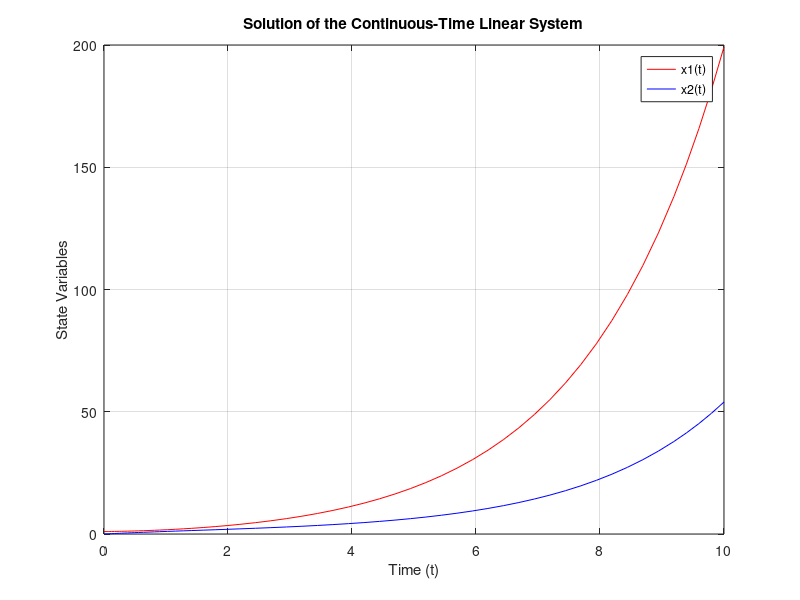
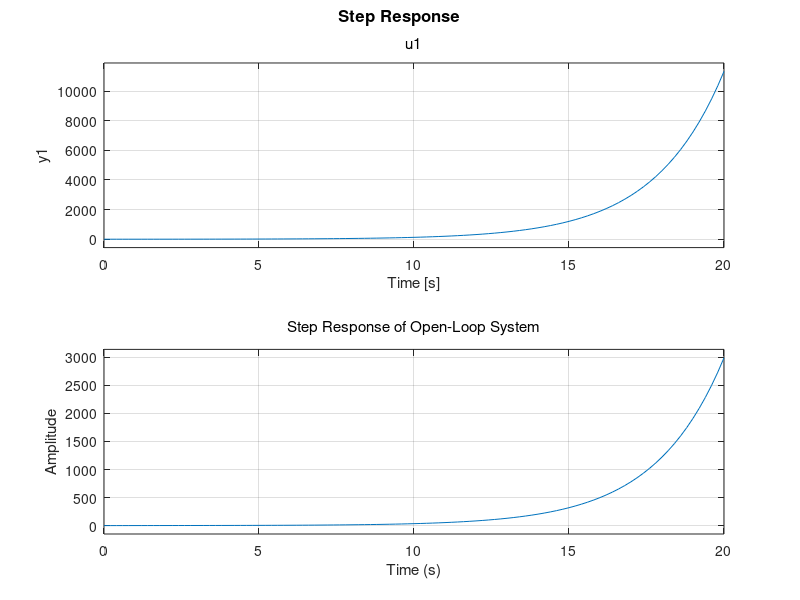

Reproduce these figures in MATLAB, in order.
% Linear Continuous System
% Quiz 2 - Question 3 

% Define state-space matrices
A = [1/4, 3/4; 1/4, -1/2];
B = [0; 1];
C = eye(2);  % Output matrix (Identity matrix)
D = [0; 0];  % Direct transmission matrix

% Initial condition
x0 = [1; 0];  % Initial state

% Define the input u(t)
u = @(t) 1; 

% Part a) Solution of x(t)
% Define the system of differential equations
odefun = @(t, x) A * x + B * u(t);  % dx/dt = A*x + B*u(t)

% Time span for the solution
tspan = [0 10];  % Solve from t = 0 to t = 10 seconds

% Solve the system using ode45
[t, x] = ode45(odefun, tspan, x0);

% Output the solution of x(t)
disp('Time values (t):');
disp(t);

disp('Solution for state variables x(t):');
disp(x);

% Plot the state variables over time
figure;
plot(t, x(:,1), 'r', 'DisplayName', 'x1(t)'); % Plot x1(t)
hold on;
plot(t, x(:,2), 'b', 'DisplayName', 'x2(t)'); % Plot x2(t)
xlabel('Time (t)');
ylabel('State Variables');
title('Solution of the Continuous-Time Linear System');
legend;
grid on;

% Create state-space model
sys_open = ss(A, B, C, D);

% Step response of the system
figure;
step(sys_open);
title('Step Response of Open-Loop System');
xlabel('Time (s)');
ylabel('Amplitude');

% Part b) Eigenvalues for stability analysis
eigenvalues = eig(A);

% Part c) Controllability matrix
control_matrix = ctrb(A, B);
rank_C = rank(control_matrix);

% Part d) Pole placement for state feedback control
desired_poles = [-0.5, -0.75];  % Desired pole locations
K = place(A, B, desired_poles);  % Calculate feedback gain matrix

% Display results
disp('Eigenvalues of A:');
disp(eigenvalues);

disp('Rank of Controllability Matrix:');
disp(rank_C);

disp('Gain Matrix K for Pole Placement:');
disp(K);